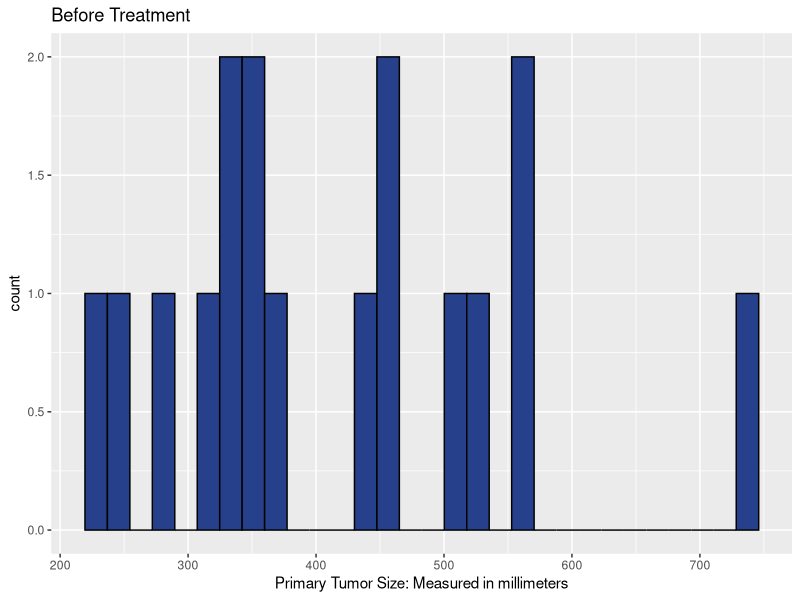
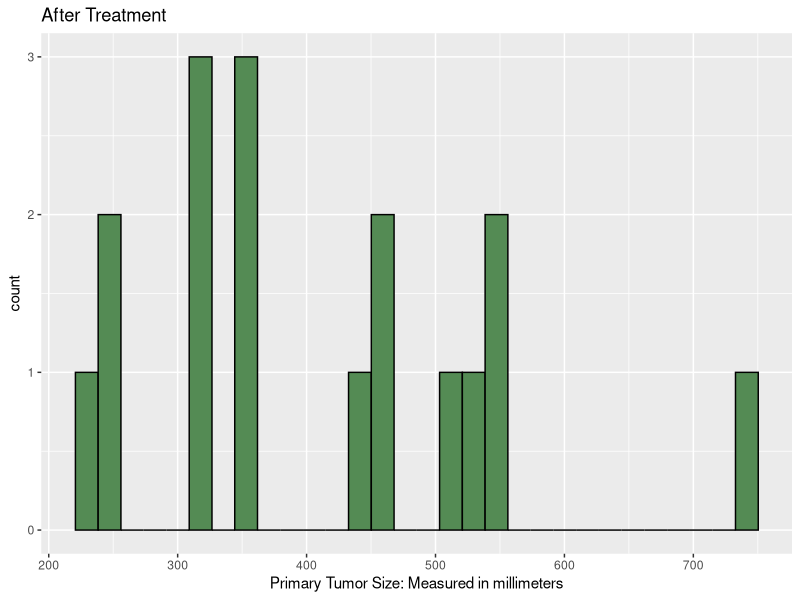
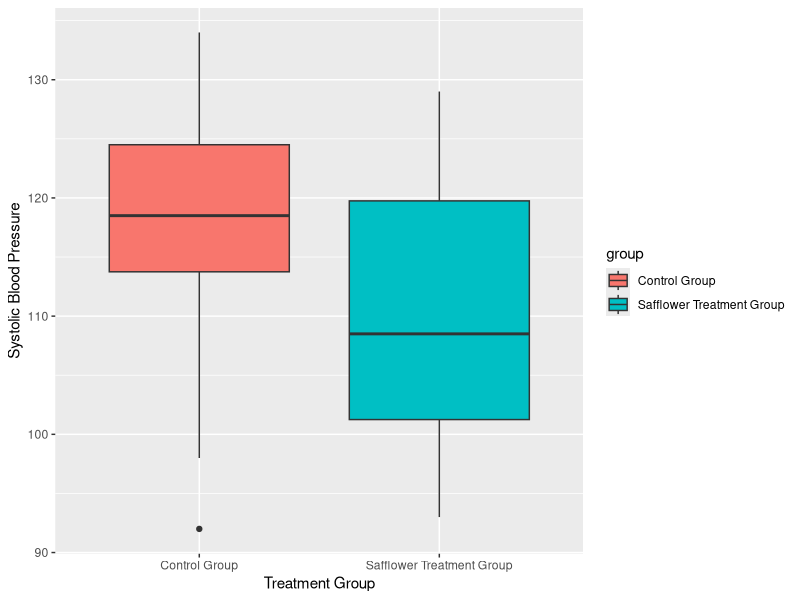
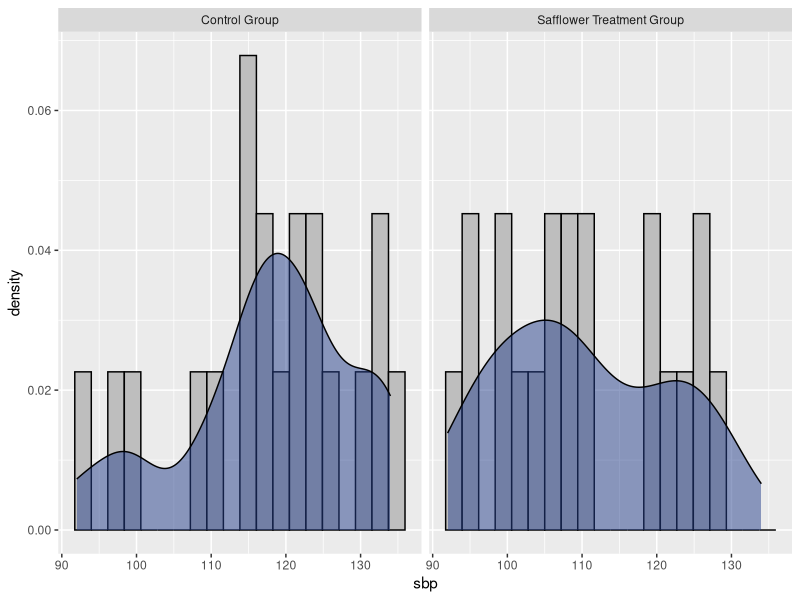

The R source for these figures, in order:
## ---- chunk 1
knitr::opts_chunk$set(echo = TRUE)
## ---- chunk 2
set.seed(11152019) # Do not change this!
library(dplyr)
library(ggplot2)
library(car)
## ---- chunk 3
dipg <- read.csv("dipg.csv", as=T)
## ---- chunk 4
#Numerical and Visual Descriptive Statistics
dipg[1:5,]
summary(dipg)
ggplot(data=dipg, aes(x=before)) +
geom_histogram(aes(y=..count..), colour = 'black', fill='royalblue4', bins = 30) + ggtitle('Before Treatment') + xlab('Primary Tumor Size: Measured in millimeters')
ggplot(data=dipg, aes(x=after)) +
geom_histogram(aes(y=..count..), colour = 'black', fill='palegreen4', bins = 30) + ggtitle('After Treatment') + xlab('Primary Tumor Size: Measured in millimeters')
## ---- chunk 5
#paired t-test
t<- t.test(x=dipg$before, y=dipg$after, paired = TRUE)
t

#Critical Value/Rejection Region
cv1<- qt(p=0.05, df=16, lower.tail = FALSE)
cv1
## ---- chunk 6
#Wilcoxon Signed-Rank Test
w <- wilcox.test(dipg$before, dipg$after, paired = TRUE, exact = FALSE, correct = FALSE, conf.int = TRUE)
w

#Critical Value/Rejection Region
cv2 <- qwilcox(p=0.05, m=17, n=17, lower.tail = FALSE)
cv2
## ---- chunk 7
safflower <- read.csv("safflower.csv", as=T)
## ---- chunk 8
#Numerical and Visual Descriptive Statistics
str(safflower)
summary(safflower)

ggplot(data=safflower, aes(x=group, y=sbp, fill=group)) + geom_boxplot() +
  ylab('Systolic Blood Pressure') + xlab('Treatment Group') + scale_y_continuous()

ggplot(data=safflower, aes(x=sbp)) +
geom_histogram(aes(y=..density..), colour = 'black', fill='grey', bins = 20) + 
geom_density(alpha = 0.5, fill='royalblue4') + facet_wrap(~factor(group))
## ---- chunk 9
#Modified Levenes Test
l <- leveneTest(sbp~factor(group), data=safflower, center=median)
l
## ---- chunk 10
#2 sample T test
t2<- t.test(safflower$sbp~safflower$group, var.equal=TRUE)
t2

#Critical Value/Rejection Region
cv3<- qt(p=0.05, df=38, lower.tail = FALSE)
cv3
## ---- chunk 11
#Wilcoxon Rank Sum Test
w2 <- wilcox.test(safflower$sbp~safflower$group, correct=FALSE, conf.int = TRUE)
w2

#Critical Value/Rejection Region
cv4 <- qwilcox(p=0.05, m=20, n=20, lower.tail = FALSE)
cv4
## ---- chunk 12
sessionInfo()
